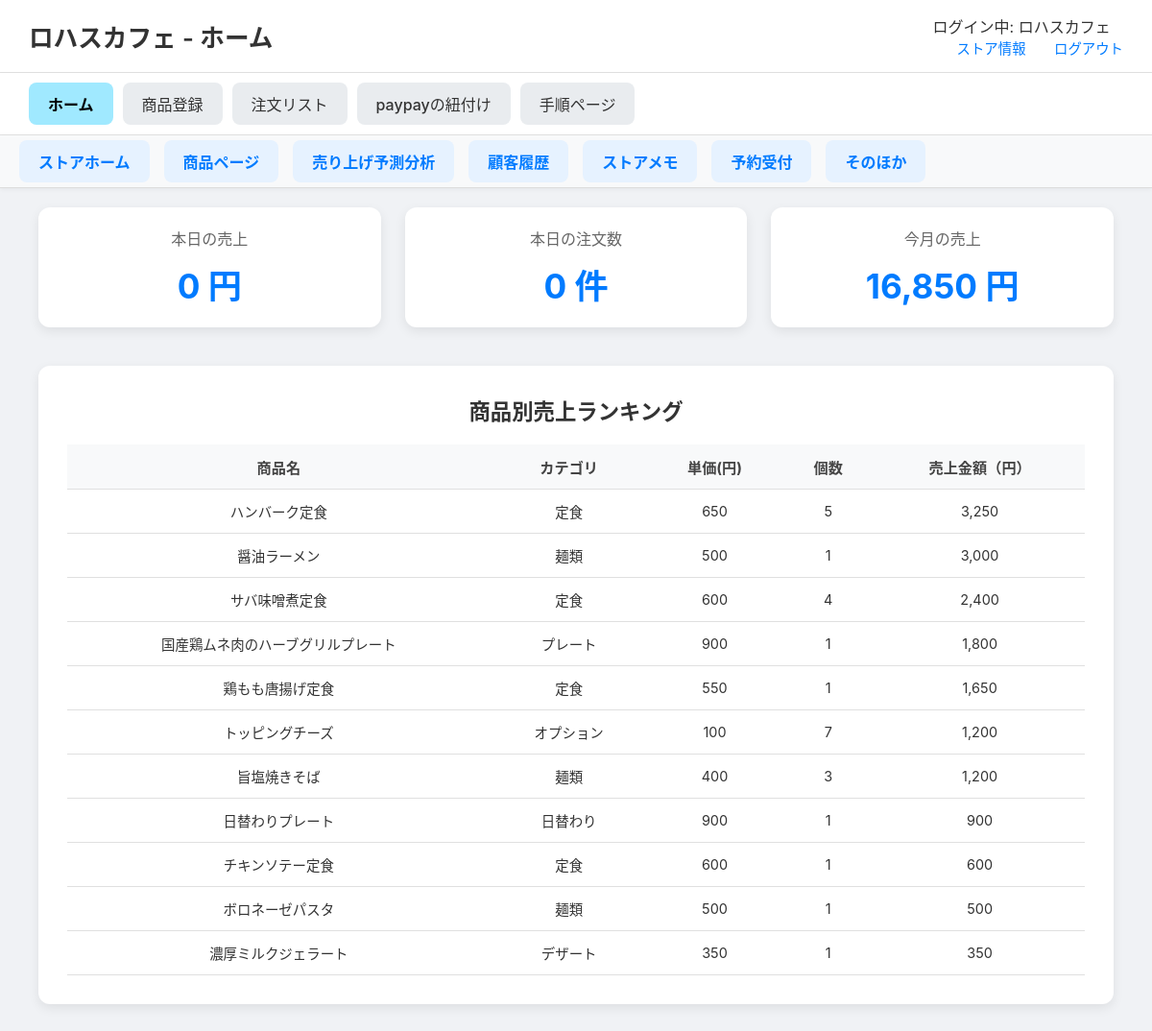
The page /stores/store_home (signed in) on the database its author committed.
### tables this page shows
CREATE TABLE menus (
    menu_id INTEGER PRIMARY KEY AUTOINCREMENT,
    store_id INTEGER, -- NOT NULL制約を削除し、NULLを許容
    menu_name TEXT NOT NULL,
    category TEXT NOT NULL,
    price INTEGER NOT NULL,
    soldout INTEGER NOT NULL DEFAULT 0,
    FOREIGN KEY (store_id) REFERENCES store(store_id)
);

### routes/stores_detail/stores_detail.py (the view)
@stores_detail_bp.route('/store_home')
def store_home():
    if 'store_id' not in session:
        flash("ログインしてください")
        return redirect(url_for('store.store_login'))
    store_id = session['store_id']
    store_name = session.get('store_name', 'ゲスト')
    conn = get_db_connection()
    cursor = conn.cursor()
    cursor.execute("""
        SELECT m.menu_name, m.category, oi.price_at_order, quantity,
               SUM(oi.quantity * oi.price_at_order) AS total_sales
        FROM order_items oi
        JOIN orders o ON oi.order_id = o.order_id
        JOIN menus m ON oi.menu_id = m.menu_id
        WHERE o.store_id = ? AND o.status != 'canceled'
        GROUP BY m.menu_name, m.category
        ORDER BY total_sales DESC
    """, (store_id,))
    product_sales = cursor.fetchall()
    today_str = date.today().isoformat()
    cursor.execute("""
        SELECT COALESCE(SUM(total_amount), 0) AS daily_sales,
               COUNT(*) AS daily_orders
        FROM orders
        WHERE store_id = ? AND DATE(datetime) = ? AND status != 'canceled'
    """, (store_id, today_str))
    today_stats = cursor.fetchone()
    daily_sales = today_stats['daily_sales']
    daily_orders = today_stats['daily_orders']
    first_day_of_month = date.today().replace(day=1).isoformat()
    cursor.execute("""
        SELECT COALESCE(SUM(total_amount), 0) AS monthly_sales
        FROM orders
        WHERE store_id = ? AND DATE(datetime) >= ? AND status != 'canceled'
    """, (store_id, first_day_of_month))
    monthly_sales = cursor.fetchone()['monthly_sales']
    conn.close()
    return render_template(
        'stores_detail/store_home.html',
        store_name=store_name,
        product_sales=product_sales,
        daily_sales=f"{daily_sales:,}",
        daily_orders=f"{daily_orders:,}",
        monthly_sales=f"{monthly_sales:,}"
    )

### routes/stores_detail/stores_detail.py (called while the page is built)
def get_db_connection():
    db_path = os.path.join(os.path.dirname(__file__), '..', '..', 'app.db')
    conn = sqlite3.connect(db_path)
    conn.row_factory = sqlite3.Row  # 行を辞書形式で取得
    return conn

### templates/stores_detail/store_home.html (shortened to what this page needs)
<!DOCTYPE html>
<html lang="ja">
<head>
    <link rel="stylesheet" href="{{ url_for('static', filename='css/stores_detail.css') }}">
</head>
<body>
        <header class="site-header">
            <h1>{{ store_name }} - ホーム</h1>
            <div class="header-links">
                <div class="store-name">ログイン中: {{ store_name if store_name else 'ゲスト' }}</div>
                <a href="{{ url_for('stores_detail.store_info') }}">ストア情報</a>
                <a href="{{ url_for('general.explamation') }}">ログアウト</a>
            </div>
        </header>
    <nav class="main-nav">
        <ul>
            <li><a href="{{ url_for('stores_detail.store_home') }}" class="active">ホーム</a></li>
            <li><a href="{{ url_for('stores_detail.menu_registration') }}">商品登録</a></li>
            <li><a href="{{ url_for('stores_detail.order_list') }}">注文リスト</a></li>
            <li><a href="{{ url_for('stores_detail.paypay_linking') }}">paypayの紐付け</a></li>
            <li><a href="{{ url_for('stores_detail.procedure') }}">手順ページ</a></li>
        </ul>
    </nav>
    <div class="sub-navigation">
        <a href="{{ url_for('stores_detail.store_home') }}" class="shortcut-link">ストアホーム</a>
        <a href="{{ url_for('stores_home_relation.store_home_menu') }}" class="shortcut-link">商品ページ</a>
        <a href="{{ url_for('stores_home_relation.store_analysis') }}" class="shortcut-link">売り上げ予測分析</a>
        <a href="{{ url_for('stores_home_relation.store_customer_history') }}" class="shortcut-link">顧客履歴</a>
        <a href="{{ url_for('stores_home_relation.store_memo') }}" class="shortcut-link">ストアメモ</a>
        <a href="{{ url_for('stores_home_relation.store_reservation') }}" class="shortcut-link">予約受付</a>
        <a href="{{ url_for('stores_home_relation.store_other') }}" class="shortcut-link">そのほか</a>
    </div>
    <main class="main-content">
        <div class="stats-container">
            <div class="stat-box">
                <p>本日の売上</p>
                <h2>{{ daily_sales }} 円</h2>
            </div>
            <div class="stat-box">
                <p>本日の注文数</p>
                <h2>{{ daily_orders }} 件</h2>
            </div>
            <div class="stat-box">
                <p>今月の売上</p>
                <h2>{{ monthly_sales }} 円</h2>
            </div>
        </div>
        <div class="chart-container">
            <h3>商品別売上ランキング</h3>
            <table>
                <thead>
                    <tr>
                        <th>商品名</th>
                        <th>カテゴリ</th>
                        <th>単価(円)</th>
                        <th>個数</th>
                        <th>売上金額（円）</th>
                    </tr>
                </thead>
                <tbody>
                    {% for row in product_sales %}
                    <tr>
                        <td>{{ row['menu_name'] }}</td>
                        <td>{{ row['category'] }}</td>
                        <td>{{ row['price_at_order']}}</td>
                        <td>{{ row['quantity']}}</td>
                        <td>{{ "{:,}".format(row['total_sales']) }}</td>
                    </tr>
                    {% endfor %}
                </tbody>
            </table>
        </div>
    </main>
</body>
</html>

### static/css/stores_detail.css (style rules this page uses)
body { font-family: -apple-system, BlinkMacSystemFont, "Segoe UI", Roboto, "Hiragino Sans", "Noto Sans CJK JP", "Yu Gothic", sans-serif; margin: 0; background-color: #f0f2f5; color: #333; }
.site-header { display: flex; justify-content: space-between; align-items: center; padding: 15px 30px; background-color: #ffffff; border-bottom: 1px solid #e0e0e0; }
.site-header h1 { font-size: 1.6em; margin: 0; font-weight: 600; }
.header-links a { margin-left: 25px; text-decoration: none; color: #007bff; font-size: 0.9em; font-weight: 500; }
.main-nav { background-color: #ffffff; padding: 10px 30px; border-bottom: 1px solid #e0e0e0; box-shadow: 0 2px 4px rgba(0,0,0,0.05); }
.main-nav ul { display: flex; list-style: none; margin: 0; padding: 0; gap: 10px; }
.main-nav a { display: block; padding: 10px 20px; text-decoration: none; color: #333; background-color: #e9ecef; border-radius: 8px; font-weight: 500; transition: background-color 0.2s; }
.main-nav a.active { background-color: #a0e9ff; color: #000; font-weight: bold; }
.main-content { padding: 20px 40px 40px 40px; }
.stats-container { display: flex; gap: 25px; margin-bottom: 40px; }
.stat-box { flex: 1; background-color: #ffffff; padding: 20px; border-radius: 12px; box-shadow: 0 4px 12px rgba(0,0,0,0.08); text-align: center; }
.stat-box p { margin: 0 0 10px 0; font-size: 1em; font-weight: 500; color: #666; }
.stat-box h2 { margin: 0; font-size: 2.2em; color: #007bff; }
.chart-container { background-color: #ffffff; padding: 30px; border-radius: 12px; box-shadow: 0 4px 12px rgba(0,0,0,0.08); }
.chart-container h3 { margin-top: 0; margin-bottom: 20px; text-align: center; font-size: 1.4em; }
.sub-navigation { display: flex; justify-content: flex-start; gap: 15px; background-color: #f8f9fa; padding: 5px 20px; border-bottom: 1px solid #ddd; box-shadow: 0 2px 4px rgba(0,0,0,0.04); position: sticky; top: 0; z-index: 1000; }
.shortcut-link { text-decoration: none; color: #007bff; font-weight: bold; font-size: 1em; background-color: #e6f2ff; padding: 10px 20px; border-radius: 8px; transition: background-color 0.2s; }
.chart-container table { width: 100%; border-collapse: collapse; margin-top: 20px; font-size: 0.95em; color: #333; }
.chart-container th, .chart-container td { padding: 12px 15px; text-align: center; border-bottom: 1px solid #e0e0e0; }
.chart-container th { background-color: #f8f9fa; font-weight: bold; color: #444; }
.chart-container tbody td { font-size: 0.95em; }

### rows shown on the page
menus: menu_name "ハンバーク定食", category "定食", price_at_order "650", quantity "5", total_sales "3,250"
menus: menu_name "醤油ラーメン", category "麺類", price_at_order "500", quantity "1", total_sales "3,000"
menus: menu_name "サバ味噌煮定食", category "定食", price_at_order "600", quantity "4", total_sales "2,400"
menus: menu_name "国産鶏ムネ肉のハーブグリルプレート", category "プレート", price_at_order "900", quantity "1", total_sales "1,800"
menus: menu_name "鶏もも唐揚げ定食", category "定食", price_at_order "550", quantity "1", total_sales "1,650"
menus: menu_name "トッピングチーズ", category "オプション", price_at_order "100", quantity "7", total_sales "1,200"
menus: menu_name "旨塩焼きそば", category "麺類", price_at_order "400", quantity "3", total_sales "1,200"
menus: menu_name "日替わりプレート", category "日替わり", price_at_order "900", quantity "1", total_sales "900"
menus: menu_name "チキンソテー定食", category "定食", price_at_order "600", quantity "1", total_sales "600"
menus: menu_name "ボロネーゼパスタ", category "麺類", price_at_order "500", quantity "1", total_sales "500"
menus: menu_name "濃厚ミルクジェラート", category "デザート", price_at_order "350", quantity "1", total_sales "350"

### other values the page prints
{{ store_name }} "ロハスカフェ"
{{ store_name if store_name else 'ゲスト' }} "ロハスカフェ"
{{ daily_sales }} "0"
{{ daily_orders }} "0"
{{ monthly_sales }} "16,850"
